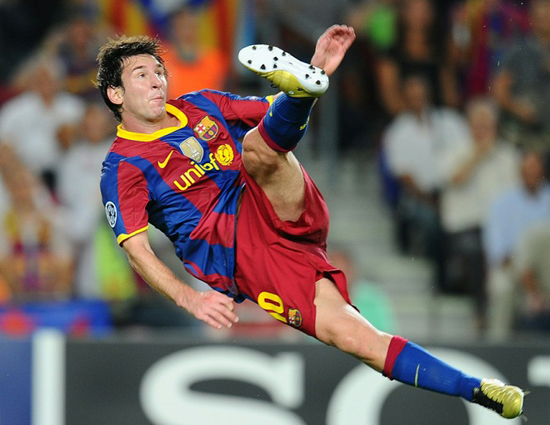
#> input picture roughnote/messi4.jpg, 550 x 425 px, found by its file name
$ python templatematching.py
#> lines starting #> are read from the running program, lines starting #| are printed output that depends on the picture; after the words box and inside, x2 and y2 are one past the last pixel; in counts of white or black regions, pixels touching at a corner belong together
''' file name : templatematching.py

Description : This sample shows how to find location of a template image in original image

This is Python version of this tutorial : http://opencv.itseez.com/doc/tutorials/imgproc/histograms/template_matching/template_matching.html#template-matching

Level : Beginner

Benefits : Learn to use 1) cv2.matchTemplate and 2) cv2.minMaxLoc()

Usage : python templatematching.py

Written by : Abid K. (abidrahman2@gmail.com) , Visit opencvpython.blogspot.com for more tutorials '''

import cv2
import numpy as np

def match(matchvalue):
    img2 = img.copy()

    result = cv2.matchTemplate(img,template,matchvalue)

    cv2.normalize(result,result,0,255,cv2.NORM_MINMAX)

    mini,maxi,(mx,my),(Mx,My) = cv2.minMaxLoc(result)    # We find minimum and maximum value locations in result

    if matchvalue in [0,1]: # For SQDIFF and SQDIFF_NORMED, the best matches are lower values.
        MPx,MPy = mx,my
    else:                   # Other cases, best matches are higher values.
        MPx,MPy = Mx,My

    # Normed methods give better results, ie matchvalue = [1,3,5], others sometimes shows errors
    cv2.rectangle(img2, (MPx,MPy),(MPx+tcols,MPy+trows),(0,0,255),2)

    cv2.imshow('input',img2)
    cv2.imshow('output',result)

img = cv2.imread('messi4.jpg')
#> img is the input picture: shape (425, 550, 3); mean B, G, R 94.1, 98.6, 112.3
template = cv2.imread('template.jpg')
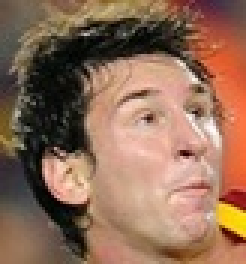
#> input picture roughnote/template.jpg, 82 x 88 px, found by its file name (shown 3 times larger)
#> template is the input picture: shape (88, 82, 3); mean B, G, R 87, 108.4, 144.2

trows,tcols = template.shape[:2]    # template rows and cols
#> trows = 88; tcols = 82

cv2.namedWindow('input')

matchvalue = 0
max_Trackbar = 5

cv2.createTrackbar('method','input',matchvalue,max_Trackbar,match)

match(0)
#> in match, `result = cv2.matchTemplate(img,template,matchvalue)`:
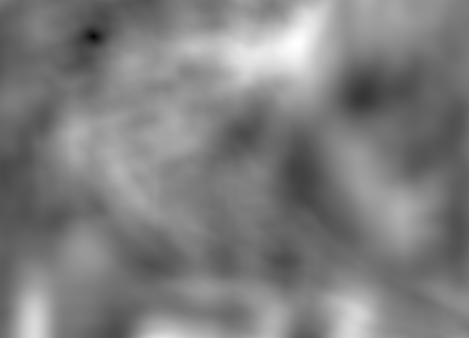
#> result: shape (338, 469) float32; min 333935, max 327808896, mean 163056400; drawn with min black and max white
#> in match, `mini,maxi,(mx,my),(Mx,My) = cv2.minMaxLoc(result)`: mini = 9.68e-09; maxi = 255; mx = 93; my = 36; Mx = 298; My = 42
#> in match, `MPx,MPy = mx,my`: MPx = 93; MPy = 36
#> in match, `cv2.rectangle(img2, (MPx,MPy),(MPx+tcols,MPy+trows),(0,0,255),2)`:
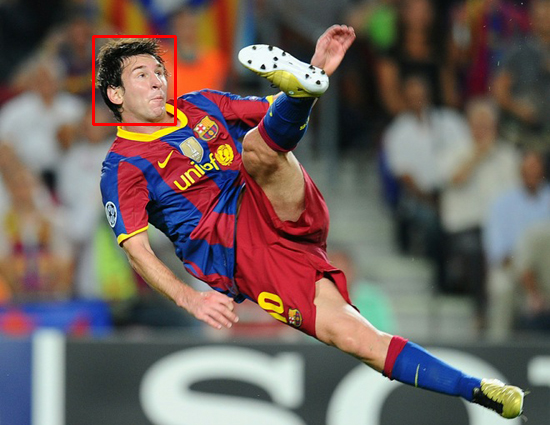
#> img2: shape (425, 550, 3); 0.43% of pixels changed, all inside (x1, y1, x2, y2) = (92, 35, 177, 126)
#> in match, `cv2.imshow('output',result)`:
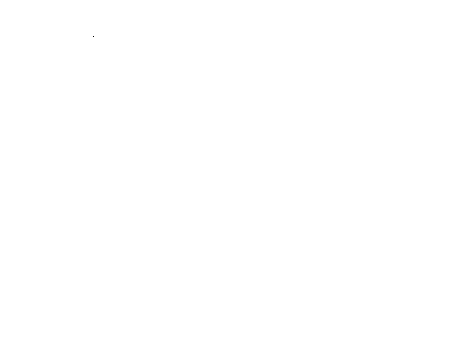
#> window 'output': shape (338, 469); 100% white; black in thin lines or dots, all inside (x1, y1, x2, y2) = (93, 36, 94, 37)

if cv2.waitKey(0) == 27:
#> (key Esc is pressed here)
    cv2.destroyAllWindows()
